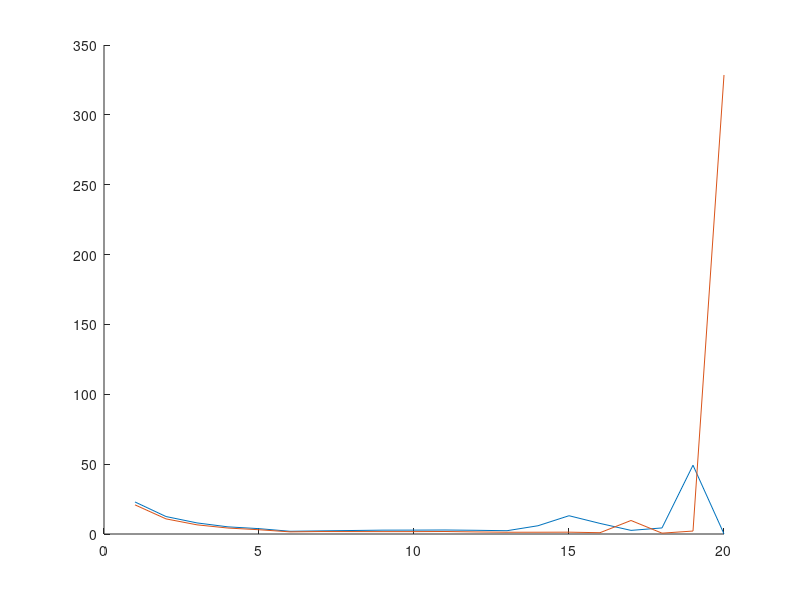

MATLAB code to generate this figure:
T = [23.3 25 30 35 40 45 50 55 60 65 70 75 80 85 90 95 100 105 110 115 120];
v1 = [1.535 1.745 1.894 2.032 2.284 2.484 2.571 2.642 2.790 2.832 2.877 2.955 3.000 3.048 3.097 3.119 3.123 3.148 3.171 3.181 3.190];
v2 = [1.577 1.755 1.842 2.003 2.223 2.403 2.500 2.571 2.723 2.771 2.826 2.903 2.952 3.000 3.055 3.084 3.097 3.123 3.148 3.161 3.171];

max_res = [];

for i = 1:20
    % figure;
    % plot(v1, T)
    % hold on
    % plot(v2, T)
    p1 = polyfit(v1,T,i);
    x = 1.4:0.01:3.3;
    y1 = polyval(p1, v1);
    % plot(v1,y1)
    % hold off
    
    % figure;
    % plot(v2, T)
    % hold on
    % plot(v2, T)
    p2 = polyfit(v2,T,i);
    x = 1.4:0.01:3.3;
    y2 = polyval(p2, v2);
    % plot(v2,y2)
    % hold off
    
    % figure;
    y1_res = polyval(p1, v1);
    y2_res = polyval(p2, v2);
    res1 = T-y1_res;
    res2 = T-y2_res;
    % hold on 
    % plot(v1,res1);
    % plot(v2, res2);
    % title("Residuals, Meas. - Pred.")
    % hold off
    
    max_res(:,i) = [max(res1); max(res2)];
    
end
hold on
plot(max_res(1,:));
plot(max_res(2,:));
hold off
